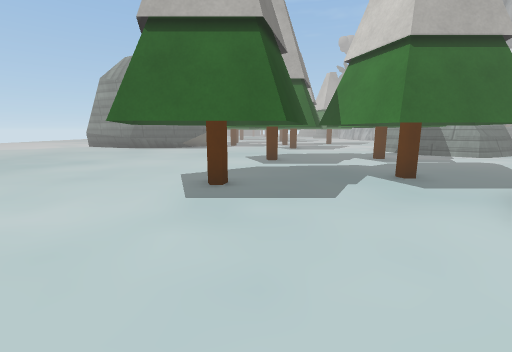
[1] (above)

24 first-person views from a walk through a 3-D level made in the Unity game engine. The camera is 1.2 m above the floor, tilts 10° down and sees 90° across. The floor is counted in squares, 1 m on a side. Each view is taken from the middle of a square. On the plan, view 1 faces up. The plan holds only what a view shows up to about 12 squares ahead; the rest is blank. The place goes on beyond the plan. Some surface patterns are stand-ins.

[2]
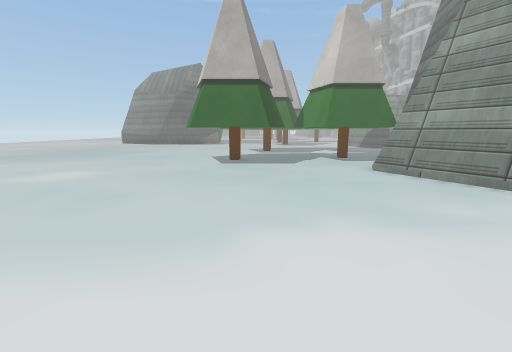

[3]
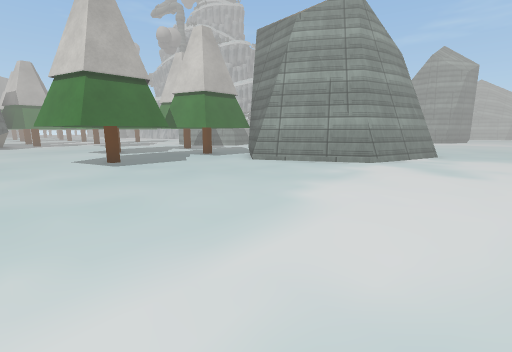

[4]
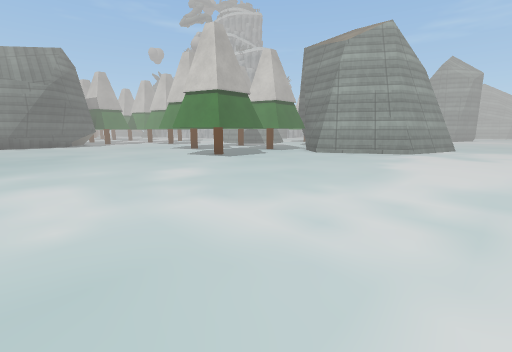

[5]
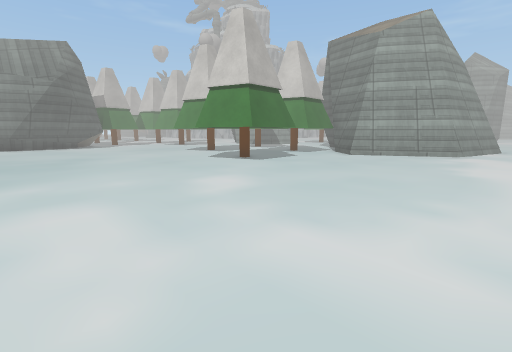

[6]
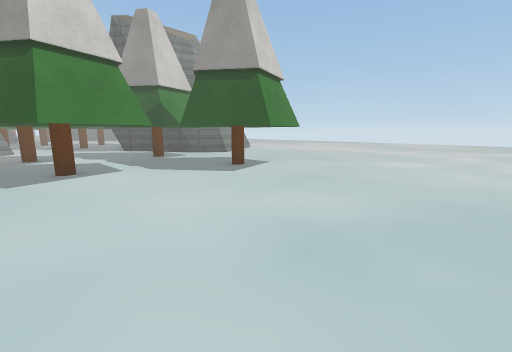

[7]
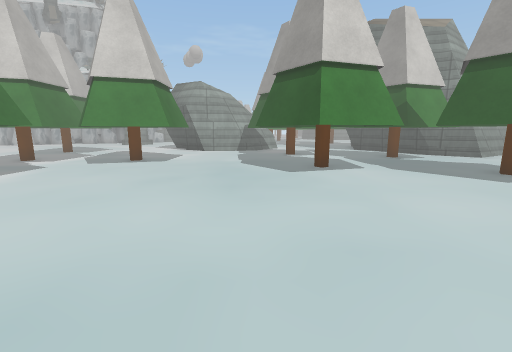

[8]
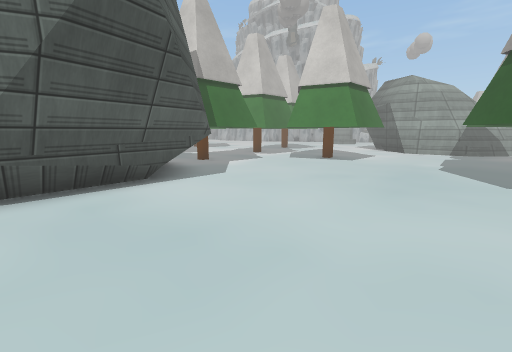

[9]
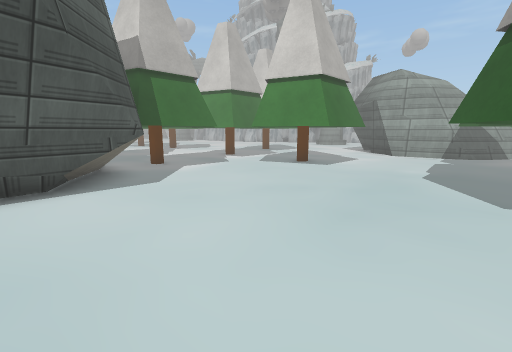

[10]
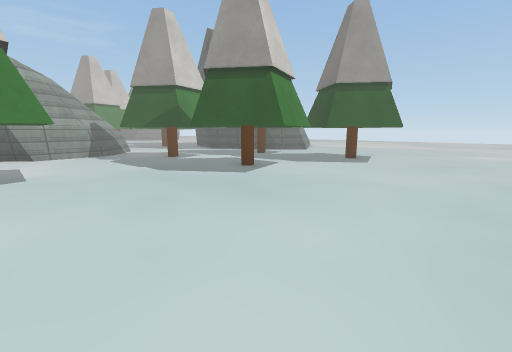

[11]
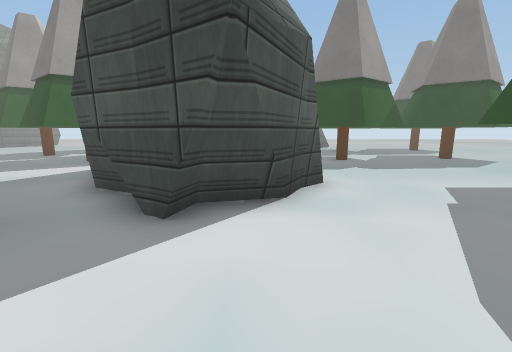

[12]
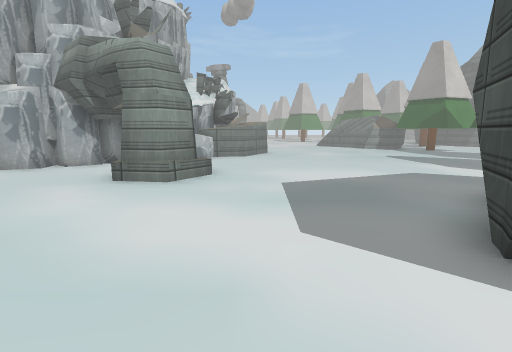

[13]
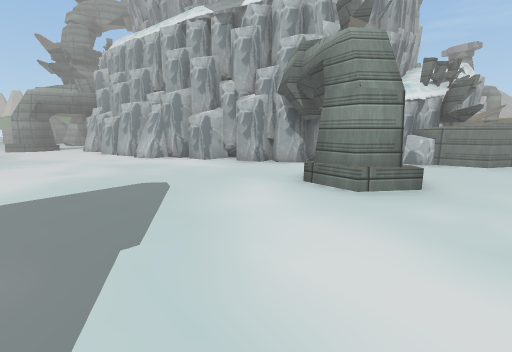

[14]
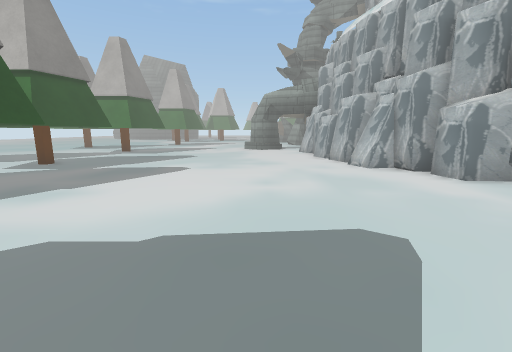

[15]
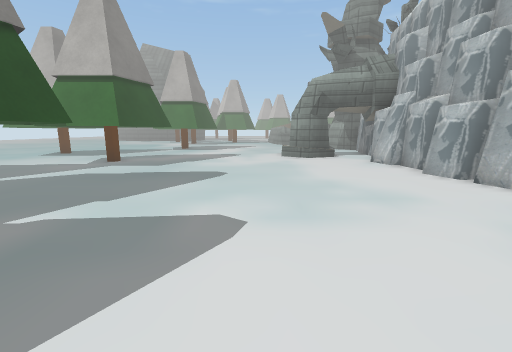

[16]
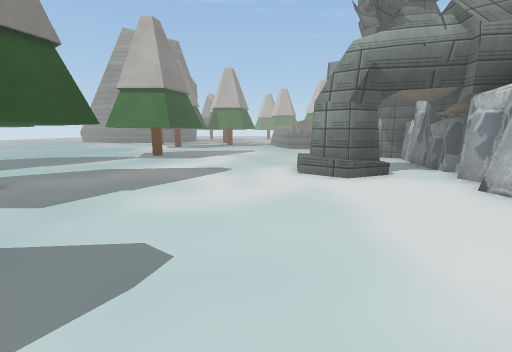

[17]
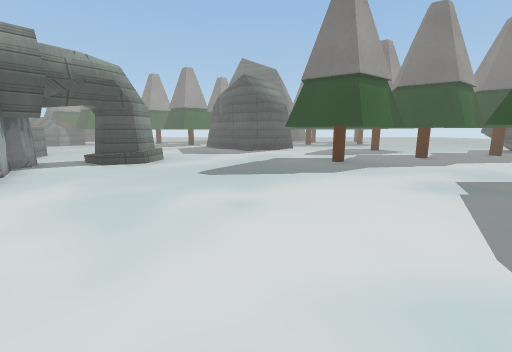

[18]
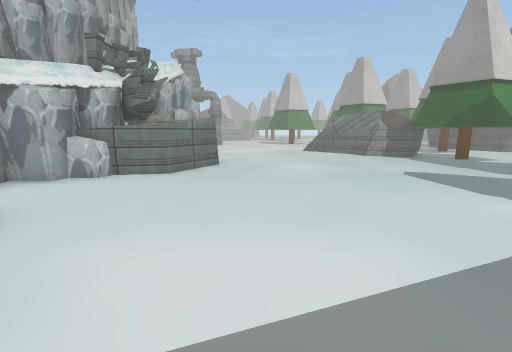

[19]
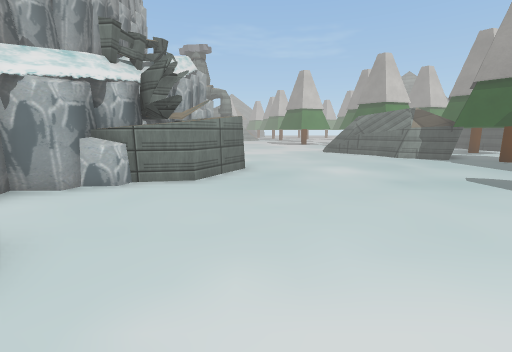

[20]
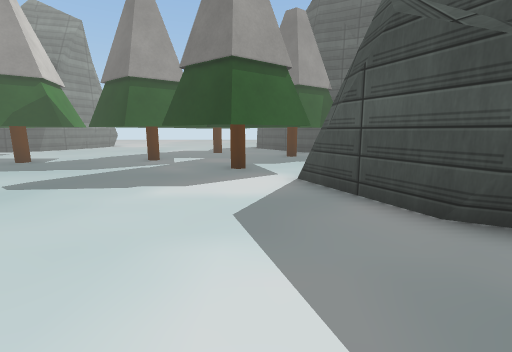

[21]
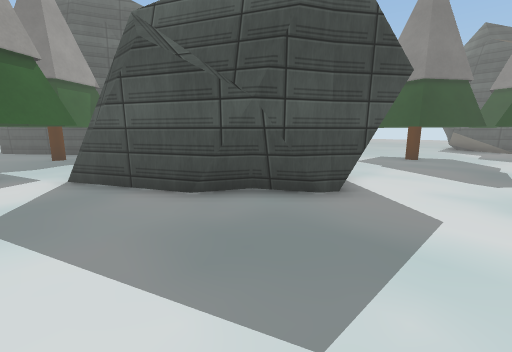

[22]
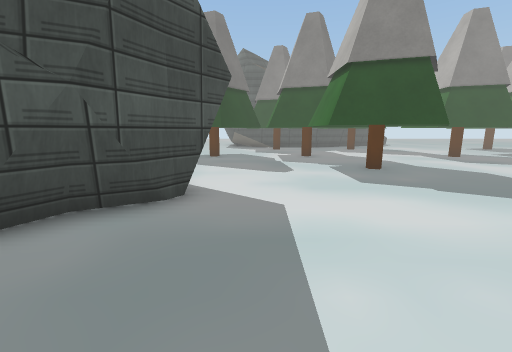

[23]
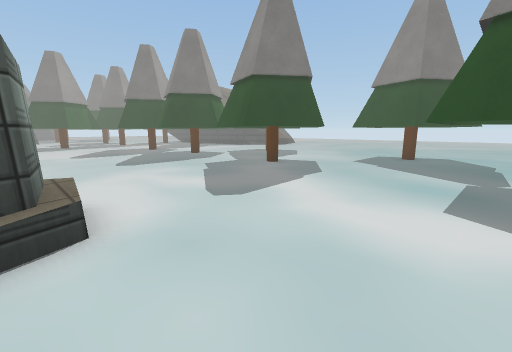

[24]
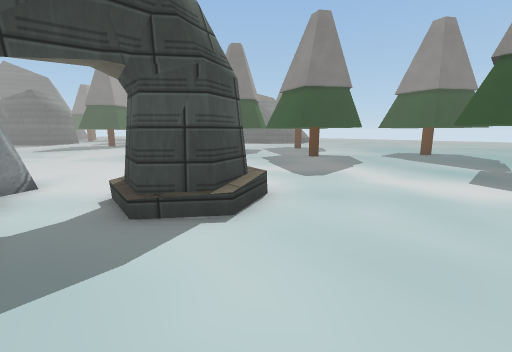

### Floor plan
Key: @ floor where view 1 was taken; # wall or solid block; x gap in a wall; . floor; = window, fence, low wall or low ledge; ^ raised ledge; T thing the floor can be seen under or through.
Columns run from 9 left of view 1 to 26 right of it. Each row starts with its distance up from view 1.
 46    .......T  TT........#
 45    ... #...TTT.........#
 44        ##..............#
 43      ####..........##..#
 42      # ##..........##..#
 41      ####.###......##..#
 40       ...#####........##
 39        ..#####........#
 38         .. ###........#
 37          .###.........#
 36           .x..........#
 35           ###.........##
 34          #####.........#
 33            ###.........##
 32             ##.........##
 31             ##..........#
 30             ###.........##
 29             ###..........#
 28             ##...........##
 27             ..............##
 26            ....##.........##
 25           ....####.........##
 24          .########......##..##
 23         ##########......# ...###
 22          #########...........^##
 21        # #####................^#
 20      ###### #.......................
 19      #....####....##................
 18  #####....TTTT....####..............
 17  ##.......T  T...## ##..............
 16  .........TTTT...#   ##.............
 15  ................#    #.............
 14  ................##   ##...........#
 13 ..............##.=#   #####.......=#
 12 ........##########=      ###....####
 11 ........##                ####.###
 10 ........#                   #####
  9 ........T                     ####
  8 ........T                     #.####
  7 ......TTT
  6 ......T T TT##         ##
  5 ......TT  T.###
  4 .......TT#....#
  3 .............##
  2 .............##
  1 ..............##
  0 .........@....##
 -1 ...............####
 -2 .................###
 -3 .....................
 -4 ......................
 -5 ......................

Where each view was taken, in squares from view 1:
view 1: 0 up, 0 right, facing up
view 2: 5 down, 0 right, facing up
view 3: 5 down, 4 left, facing up-right
view 4: 5 down, 9 left, facing up-right
view 5: 3 down, 9 left, facing up-right
view 6: 12 up, 8 left, facing down-right
view 7: 13 up, 8 left, facing right
view 8: 12 up, 8 left, facing up-right
view 9: 12 up, 6 left, facing up-right
view 10: 17 up, 6 left, facing down-right
view 11: 22 up, 9 right, facing down
view 12: 21 up, 8 right, facing right
view 13: 21 up, 9 right, facing up-right
view 14: 24 up, 10 right, facing up
view 15: 29 up, 8 right, facing up
view 16: 34 up, 8 right, facing up
view 17: 34 up, 10 right, facing down
view 18: 19 up, 13 right, facing right
view 19: 20 up, 14 right, facing right
view 20: 20 up, 15 right, facing down
view 21: 21 up, 15 right, facing down-left
view 22: 20 up, 15 right, facing left
view 23: 46 up, 10 right, facing down-left
view 24: 46 up, 13 right, facing down-left
